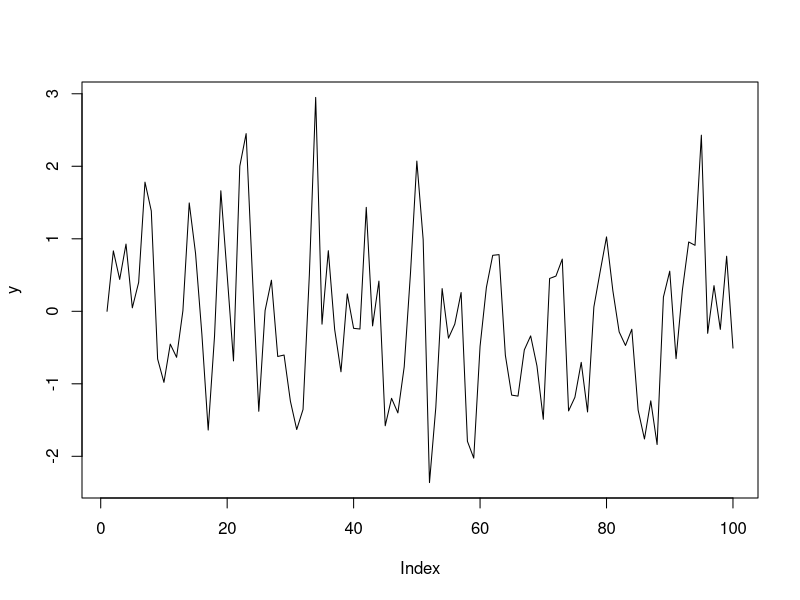
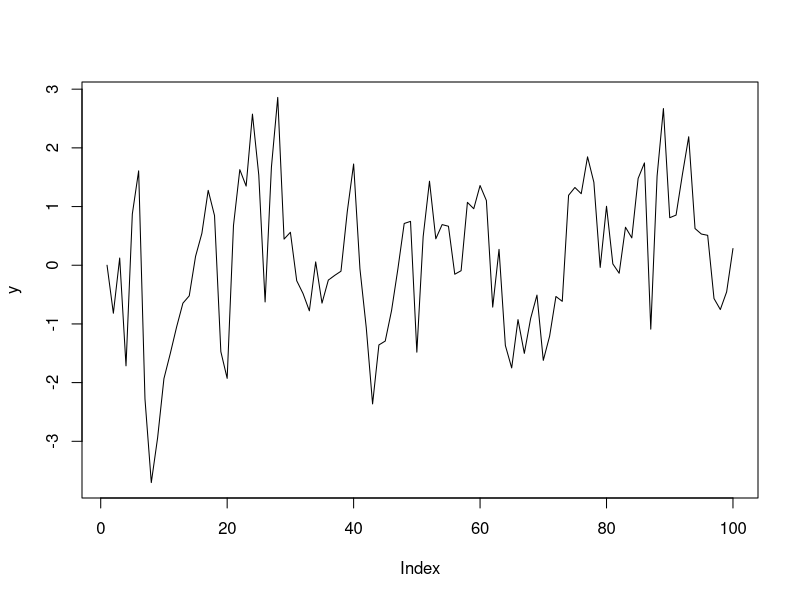

Generate these figures, in order, with R:
#Simulation of MA(1) process
sigma2 <- 1.0
alpha1 <- 0.5
y0 <- 0.0
T <-100
y <- rep(y0, T)
epsilon <- rnorm(T)*sqrt(sigma2)
for (t in 2:T) {
  y[t] <- alpha1*epsilon[t-1] + epsilon[t] }
plot(y, type="l")

#Simulation of AR(1) process
T <- 100
sigma2 <- 1.0
theta1 <- 0.5
y0 <- 0.0
y <- rep(y0, T)
epsilon <- rnorm(T)*sqrt(sigma2)
for (t in 2:T) {
  y[t] <- theta1*y[t-1] + epsilon[t] }
plot(y, type = "l")
